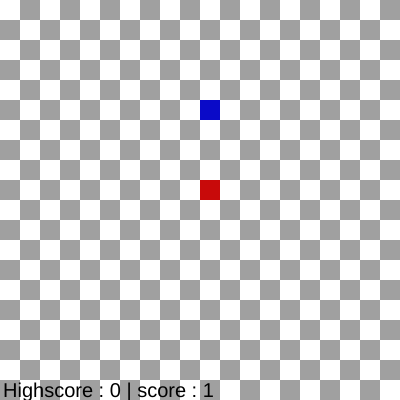
Frame 1 (no input)
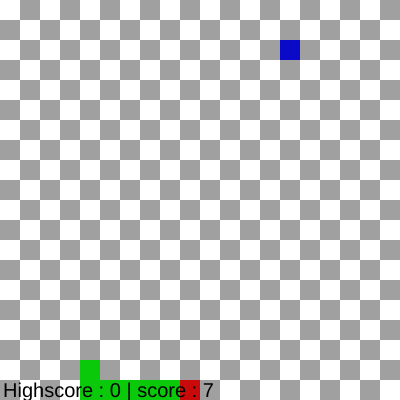
Frame 60 (no input)
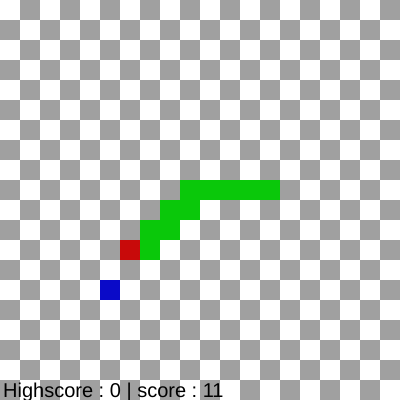
Frame 120 (the mouse pressed at the canvas centre since frame 60)

The p5.js sketch that drew these frames (run headless with seeded random() and noise() and a simulated clock; from frame 60 on, the mouse is pressed at the canvas centre):

// p5.js sketch
// ── sketch.js
var direction = [0, 0];
var coords;
var w = 20;
var foodCoords = [200, 100];
var highscore = 0;
var theKey;

function setup() {
	createCanvas(400, 400);
	frameRate(60);
	//for AI v2
		setupNeuralNetwork([int(width/w) * int(height/w) * 2, 100, 100, 10, 4]);
	coords = [
		[int(width/w)/2*w, int(height/w)/2*w]
	];
}

let counter = 0;

function draw() {

	//Manual mode:
		//setDirection();
	//AI mode v1:
		theKey = predictv1(coords[0], foodCoords);
		setDirection(); // this breaks it somtimes
	//AI mode v2:
		/*counter++;
		if(counter == 50){
			counter = 0
			improve(coords.length, 10);
			coords = [[int(width/w)/2*w, int(height/w)/2*w]];
		}
		theKey = predictv2(formatInput(foodCoords, coords));
		setDirection();*/
    //AI mode v3: unsupervised

	background(160);
	noStroke();
	fill(255);
	for (var i = 0; i < width / w; i++) {
		for (var j = 0; j < height / w; j++) {
			if ((j % 2 == 0 && i % 2 == 0) || (j % 2 == 1 && i % 2 == 1)) rect(i * w, j * w, w, w);
		}
	}
	fill(color(10, 10, 200));
	rect(foodCoords[0], foodCoords[1], w, w);
	fill(color(10, 200, 10));
	for (var i = coords.length - 1; i >= 1; i--) {
		coords[i][0] = coords[i - 1][0];
		coords[i][1] = coords[i - 1][1];
		rect(coords[i][0], coords[i][1], w, w);
	}
	coords[0][0] += direction[0] * w;
	coords[0][1] += direction[1] * w;
	coords[0] = checkPosition(coords[0])
	fill(color(200, 10, 10));
	rect(coords[0][0], coords[0][1], w, w);
	if (coords[0][0] == foodCoords[0] && coords[0][1] == foodCoords[1]) {
		coords.push([-w*2, -w*2]);
		foodCoords = [int(Math.random() * width/w) * w, int(Math.random() * height/w) * w]
		while(contains(coords, foodCoords)) foodCoords = [int(Math.random() * width/w) * w, int(Math.random() * height/w) * w]
	}
	fill(0);
	textSize(20);
	text("Highscore : " + highscore + " | score : " + coords.length, 3, height-3);
	//console.log(coords);
	for (var i = coords.length - 1; i >= 1; i--) {
		if(coords[i][0] == coords[0][0] && coords[i][1] == coords[0][1]){
			if(coords.length > highscore) highscore = coords.length;
			coords = [[int(width/w)/2*w, int(height/w)/2*w]];
			break;
		}
	}
}

function checkPosition(pos){
	if(pos[0] >= width) pos[0] = 0
	else if(pos[0] < 0) pos[0] = width
	if(pos[1] >= height) pos[1] = 0
	else if(pos[1] < 0) pos[1] = height
	return pos
}

function keyPressed(){
	theKey = keyCode;
	console.log(keyCode);
}

function setDirection() {
	if (theKey === LEFT_ARROW && direction[0] != 1) {
		direction = [-1, 0];
	} else if (theKey === RIGHT_ARROW && direction[0] != -1) {
		direction = [1, 0];
	} else if (theKey === UP_ARROW && direction[1] != 1) {
		direction = [0, -1];
	} else if (theKey === DOWN_ARROW && direction[1] != -1) {
		direction = [0, 1];
	}
}

// ── AI_v1.js
function heuristic(pos, goal){
	if(contains(coords, pos)){
		return (width*width+height*height);
	}
	//experimential
	/*nbs = []
	nbs.push(checkPosition([pos[0] + w, pos[1]]))
	nbs.push(checkPosition([pos[0] - w, pos[1]]))
	nbs.push(checkPosition([pos[0], pos[1] + w]))
	nbs.push(checkPosition([pos[0], pos[1] - w]))
	var counter = 0;
	for(var i = 0; i < 4; i++){
		if(contains(coords, nbs[i])){
			counter++;
		}
	}
	if(counter >= 2) return (width*width+height*height) * 10;*/
	//x
	a = (goal[0]-pos[0])*(goal[0]-pos[0])
	b = (pos[0] + width - goal[0])*(pos[0] + width - goal[0])
	c = (width - pos[0] + goal[0])*(width - pos[0] + goal[0])
	x = min(a,b,c);
	//y
	a = (goal[1]-pos[1])*(goal[1]-pos[1])
	b = (pos[1] + height - goal[1])*(pos[1] + height - goal[1])
	c = (height - pos[1] + goal[1])*(height - pos[1] + goal[1])
	y = min(a,b,c);
	return sqrt(x+y);
}

function contains(ndimentionalarray, listComp){
	for(var j = 0; j < ndimentionalarray.length; j++){
		list_ori = ndimentionalarray[j];
		var contain = true;
		for(var i = 0; i < list_ori.length; i++){
			if(list_ori[i] != listComp[i]){
				contain = false;
				break;
			}
		}
		if(contain) return true;
	};
	return false;
}

function predictv1(pos, goal){
	//4 nodes
	//console.log(pos);
	moves = [39, 37, 40, 38]
	nodes = []
	nodes.push(checkPosition([pos[0] + w, pos[1]]))
	nodes.push(checkPosition([pos[0] - w, pos[1]]))
	nodes.push(checkPosition([pos[0], pos[1] + w]))
	nodes.push(checkPosition([pos[0], pos[1] - w]))
	var min = (width**width+height**height)*2;
	var prediction;
	for(var i = 0; i < 4; i++){
		var temp = heuristic(nodes[i], goal);
		//console.log(temp);
		if(temp < min){
			min = temp;
			prediction = moves[i];
		}
	}
	//console.log("prediction" + prediction);
	return prediction;
}
// ── AI_v2.js
let Perceptron = function(lengthOfPreviousLayer){
	this.weights = [];
	for(let i = 0; i < lengthOfPreviousLayer; i++){
		this.weights.push(Math.random());
	}
	this.sum = 0;
	this.normalizeToResult = function(){
		this.result = this.sum / this.maxsum;
	}
	this.addToSum = function(x, i){
		this.sum += this.weights[i] * x;
	}
	this.maxsum = this.weights.reduce(function(runningsum, el){
		return runningsum + el;
	});
	this.result = -1;
	this.reset = function(){
		this.result = -1;
		this.sum = 0;
	}
}

layers = []

function normalize(val, max){
	return val / max;
}

function formatInput(food, snake){
	let newInput = []
	newInput.push(normalize(food[0], int(width/w)*w));
	newInput.push(normalize(food[1], int(height/w)*w));
	for(let i = 0; i < snake.length; i++){
		newInput.push(normalize(snake[i][0], int(width/w)*w));
		newInput.push(normalize(snake[i][1], int(height/w)*w));
	}
	for(let i = newInput.length; i < int(width/w) * int(height/w) * 2; i++){
		newInput.push(0);
	}
	return newInput;
}

function setupNeuralNetwork(layerDescription){
	for(let i = 1; i < layerDescription.length; i++){
		layers.push([]);
		for(let j = 0; j < layerDescription[i]; j++){
			layers[i-1].push(new Perceptron(layerDescription[i-1]));
		}
	}
}

function improve(result, goal){
	//let deviation = 0.5*(result-goal)*(result-goal)
    const learningRate = 0.02;
    const error = goal-result;
	for(var i = 0; i < layers.length; i++){
		for(var j = 0; j < layers[i].length; j++){
			for(var k = 0; k < layers[i][j].weights.length; k++){
				//layers[i][j].weights[k] += (layers[i][j].weights[k]/deviation)
				//layers[i][j].weights[k] += 100*(Math.random()-0.5);
              layers[i][j].weights[k] += error * learningRate;
			}
		}
	}
	console.log("improved");
}

function predictv2(input){
	for(let i = 0; i < layers[0].length; i++){
		layers[0][i].reset();
		for(let j = 0; j < input.length; j++){
			layers[0][i].addToSum(input[j], j);
		}
		layers[0][i].normalizeToResult();
	}
	for(let i = 1; i < layers.length; i++){
		for(let j = 0; j < layers[i].length; j++){
			layers[i][j].reset();
			for(let k = 0; k < layers[i-1].length; k++){
				layers[i][j].addToSum(layers[i-1][k].result, k);
			}
			layers[i][j].normalizeToResult();
		}
	}
	let max = -1;
	let maxIndex = 0;
	for(let i = 0; i < layers[layers.length-1].length; i++){
		if(layers[layers.length-1][i].result > max){
			max = layers[layers.length-1][i].result
			maxIndex = i;
		}
	}
	return getOutput(maxIndex);
}

function getOutput(index){ //could be done aritmitcally
	switch(index){
		case 0: return 37;
		case 1: return 38;
		case 2: return 39;
		case 3: return 40;
	}
}
// ── AI_v3.js
let Neuron = function(lengthOfPreviousLayer) {
  this.weights = [];
  for (let i = 0; i < lengthOfPreviousLayer; i++) {
    this.weights.push(Math.random());
  }
  this.sum = 0;
  this.normalizeToResult = function() {
    this.result = this.sum / this.maxsum;
  }
  this.addToSum = function(x, i) {
    this.sum += this.weights[i] * x;
  }
  this.maxsum = this.weights.reduce(function(runningsum, el) {
    return runningsum + el;
  });
  this.result = -1;
  this.reset = function() {
    this.result = -1;
    this.sum = 0;
  }
}

class NeuralNetwork {
  constructor(layerDescription) {
    this.layers = [];
    for (let i = 1; i < layerDescription.length; i++) {
      this.layers.push([]);
      for (let j = 0; j < layerDescription[i]; j++) {
        this.layers[i - 1].push(new Perceptron(layerDescription[i - 1]));
      }
    }
  }

  improve(best) {
    const learningRate = 1;
    for (var i = 0; i < this.layers.length; i++) {
      for (var j = 0; j < this.layers[i].length; j++) {
        for (var k = 0; k < this.layers[i][j].weights.length; k++) {
          this.layers[i][j].weights[k] = best.layers[i][j].weights[k] + random(-learningRate, learningRate);
        }
      }
    }
    console.log("improved");
  }

  predict(input) {
    for (let i = 0; i < this.layers[0].length; i++) {
      this.layers[0][i].reset();
      for (let j = 0; j < input.length; j++) {
        this.layers[0][i].addToSum(input[j], j);
      }
      this.layers[0][i].normalizeToResult();
    }
    for (let i = 1; i < this.layers.length; i++) {
      for (let j = 0; j < this.layers[i].length; j++) {
        this.layers[i][j].reset();
        for (let k = 0; k < layers[i - 1].length; k++) {
          this.layers[i][j].addToSum(layers[i - 1][k].result, k);
        }
        this.layers[i][j].normalizeToResult();
      }
    }
    let max = -1;
    let maxIndex = 0;
    for (let i = 0; i < this.layers[layers.length - 1].length; i++) {
      if (this.layers[layers.length - 1][i].result > max) {
        max = this.layers[layers.length - 1][i].result
        maxIndex = i;
      }
    }
    return getOutput(maxIndex);
  }
}


function normalize(val, max) {
  return val / max;
}

function formatInput(food, snake) {
  let newInput = []
  newInput.push(normalize(food[0], int(width / w) * w));
  newInput.push(normalize(food[1], int(height / w) * w));
  for (let i = 0; i < snake.length; i++) {
    newInput.push(normalize(snake[i][0], int(width / w) * w));
    newInput.push(normalize(snake[i][1], int(height / w) * w));
  }
  for (let i = newInput.length; i < int(width / w) * int(height / w) * 2; i++) {
    newInput.push(0);
  }
  return newInput;
}


function getOutput(index) { //could be done aritmitcally
  switch (index) {
    case 0:
      return 37;
    case 1:
      return 38;
    case 2:
      return 39;
    case 3:
      return 40;
  }
}
